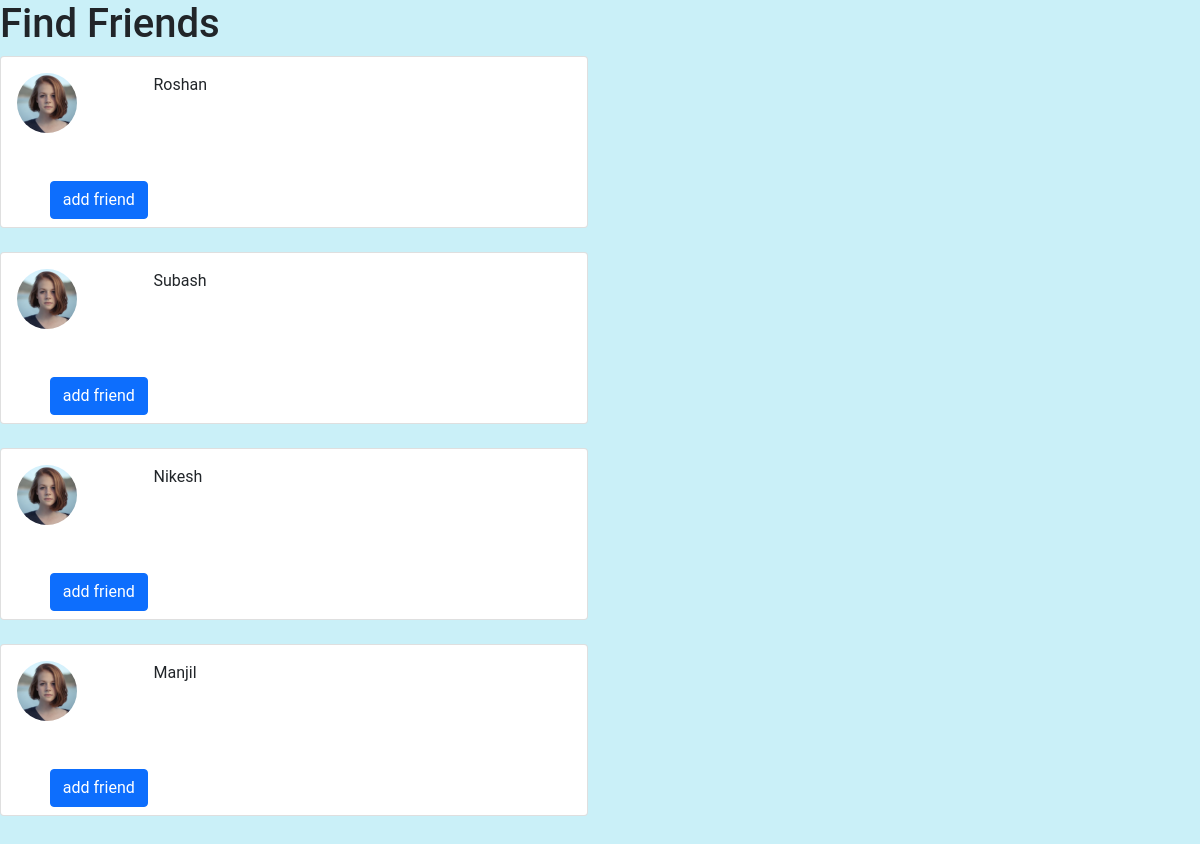
The page /find_friends/ (signed in) on the database its author committed.
### account/models.py (models this page shows, shortened)
class MyUser(AbstractBaseUser,PermissionsMixin):
    email = models.EmailField(_('email address'), max_length = 40, unique= True)
    username = models.CharField(_('username'),max_length = 30,unique = True)
    first_name = models.CharField(_('first name'),max_length= 30,blank = True)
    last_name = models.CharField(_('last name'),max_length=30,blank = True)
    date_joined = models.DateTimeField(_('date joined'),default= timezone.now)
    last_login = models.DateTimeField(_('last login'),auto_now_add=True)
    is_superuser = models.BooleanField(_('is superuser'),default = False)
    is_staff = models.BooleanField(_('is staff'),default = False)
    is_active = models.BooleanField(_('is active'),default = True)
    objects = CustomUserManager()
    EMAIL_FIELD = 'email'
    USERNAME_FIELD = 'email'
    REQUIRED_FIELDS = ['username']
    class Meta:
        verbose_name = _('user')
        verbose_name_plural = _('users')
    def __str__(self):
        return self.username

### myapp/views.py (the view)
# urls.py: path('find_friends/',views.Find_Friends,name = 'find_friends'),
def Find_Friends(request):
    emp_list = []
    friend_obj = Profile.objects.get(user = request.user)
    user_friends = friend_obj.show_friends()
    all_users = MyUser.objects.exclude(username = request.user)
    pending_request_list = FriendRequest.objects.filter(from_user = friend_obj)
    if pending_request_list  or user_friends:
        for x in pending_request_list:
            emp_list.append(x.to_user)
        User_obj_of_pending_req_list = MyUser.objects.filter(username__in=tuple(emp_list))
        user_fr_pending = User_obj_of_pending_req_list.union(MyUser.objects.filter(username__in=tuple(user_friends)))
        my_friend_friends = MyUser.objects.none()
        if user_friends:
            for u in friend_obj.friends.all():
                print(type(u))
                f = Profile.objects.get(user = u )
                fr = f.show_friends()
                if fr:
                    u_obj = MyUser.objects.filter(username__in = tuple(fr)).exclude(username = request.user)
                    my_friend_friends = my_friend_friends.union(u_obj)
                after_union = list(my_friend_friends)
                if after_union:
                    for f in list(user_fr_pending):
                        if f in after_union :
                            after_union.remove(f)
            if after_union:
                return render(request,'myapp/find_friends.html',{'friends':after_union,'condition':False})
        return render(request,'myapp/find_friends.html',
        {
            'friends':random.sample(list(all_users.difference(user_fr_pending)),min(len(list(all_users.difference(user_fr_pending))),4)),'condition':False
        })
    else:
        return render(request,'myapp/find_friends.html',{'friends':random.sample(list(all_users),min(len(list(all_users)),5))})

### myapp/models.py (called while the page is built)
    def show_friends(self):
        fr = self.friends.all()
        return fr

### templates/myapp/find_friends.html (shortened to what this page needs)
{% extends 'myapp/base.html'%}
{% load static%}
{% block container%}
 {%if friends%}
    <h1>Find Friends</h1>
    {% for frn in friends%}
        <div class="row">
            <div class="col-sm-6">
                <div class="card">
                    <div class="row">
                        <div class="col-sm-3 ">
                            <img src="{% static 'images/member-1.png'%}" class="rounded-circle mx-3 mt-3" width="60" height="60" alt="...">
                        </div>
                        <div class="col-sm mt-3">
                            <p>{{frn.username}} </p>
                        </div>
                    </div>
                    <br><br>
                    <div class="row">
                        <div class="col">
                            <form  name={{frn.id}} onsubmit="myfun('{{frn.id}}')" class='' >
                                <a > <input class = " offset-1 btn btn-primary mb-2" type="submit" value = 'add friend' id={{frn.id}} name='sub_btn'  ></a>
                            </form>
                        </div>
                    </div>
                </div>
            </div>
        </div>
        <br>
    {% endfor %}
    {%else%}
    <div class="d-flex align-items-center justify-content-center">
        <div class="col-6 ">
            <h1>Sorry we didnt find any matching result</h1>
        </div>
    </div>
 {%endif%}
{% endblock container%}

### static/css/chat.css (style rules this page uses)
body { background-color: #caf0f8; font-family: 'Roboto', sans-serif }

### rows shown on the page
MyUser: username "Roshan"
MyUser: username "Subash"
MyUser: username "Nikesh"
MyUser: username "Manjil"
